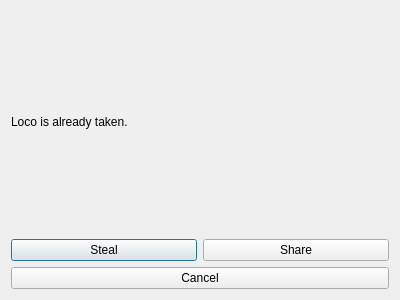
<?xml version="1.0" encoding="UTF-8"?>
<ui version="4.0">
 <class>Dialog</class>
 <widget class="QDialog" name="Dialog">
  <property name="geometry">
   <rect>
    <x>0</x>
    <y>0</y>
    <width>400</width>
    <height>300</height>
   </rect>
  </property>
  <property name="windowTitle">
   <string>Dialog</string>
  </property>
  <layout class="QVBoxLayout" name="verticalLayout">
   <item>
    <widget class="QLabel" name="label">
     <property name="text">
      <string>Loco is already taken.</string>
     </property>
    </widget>
   </item>
   <item>
    <layout class="QHBoxLayout" name="horizontalLayout">
     <item>
      <widget class="QPushButton" name="stealButton">
       <property name="text">
        <string>Steal</string>
       </property>
      </widget>
     </item>
     <item>
      <widget class="QPushButton" name="shareButton">
       <property name="text">
        <string>Share</string>
       </property>
      </widget>
     </item>
    </layout>
   </item>
   <item>
    <widget class="QPushButton" name="cancelButton">
     <property name="text">
      <string>Cancel</string>
     </property>
    </widget>
   </item>
  </layout>
 </widget>
 <resources/>
 <connections/>
</ui>
